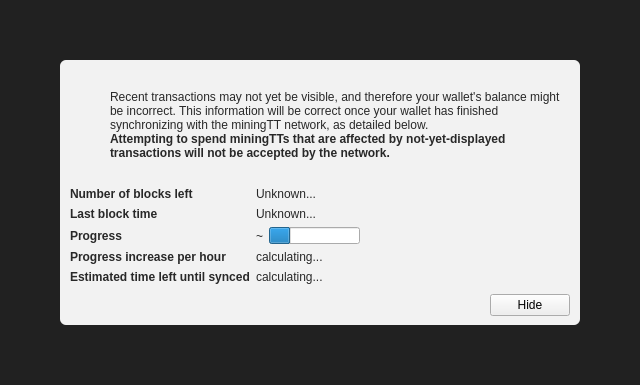
<?xml version="1.0" encoding="UTF-8"?>
<ui version="4.0">
 <class>ModalOverlay</class>
 <widget class="ModalOverlay" name="ModalOverlay">
  <property name="geometry">
   <rect>
    <x>0</x>
    <y>0</y>
    <width>640</width>
    <height>385</height>
   </rect>
  </property>
  <property name="windowTitle">
   <string>Form</string>
  </property>
  <layout class="QVBoxLayout" name="verticalLayout" stretch="0">
   <property name="sizeConstraint">
    <enum>QLayout::SetDefaultConstraint</enum>
   </property>
   <property name="leftMargin">
    <number>0</number>
   </property>
   <property name="topMargin">
    <number>0</number>
   </property>
   <property name="rightMargin">
    <number>0</number>
   </property>
   <property name="bottomMargin">
    <number>0</number>
   </property>
   <item>
    <widget class="QWidget" name="bgWidget" native="true">
     <property name="styleSheet">
      <string notr="true">#bgWidget { background: rgba(0,0,0,220); }</string>
     </property>
     <layout class="QVBoxLayout" name="verticalLayoutMain" stretch="1">
      <property name="leftMargin">
       <number>60</number>
      </property>
      <property name="topMargin">
       <number>60</number>
      </property>
      <property name="rightMargin">
       <number>60</number>
      </property>
      <property name="bottomMargin">
       <number>60</number>
      </property>
      <item>
       <widget class="QWidget" name="contentWidget" native="true">
        <property name="styleSheet">
         <string notr="true">#contentWidget { background: rgba(255,255,255,240); border-radius: 6px; }

QLabel { color: rgb(40,40,40);  }</string>
        </property>
        <layout class="QVBoxLayout" name="verticalLayoutSub" stretch="1,0,0,0">
         <property name="spacing">
          <number>0</number>
         </property>
         <property name="leftMargin">
          <number>10</number>
         </property>
         <property name="topMargin">
          <number>10</number>
         </property>
         <property name="rightMargin">
          <number>10</number>
         </property>
         <property name="bottomMargin">
          <number>10</number>
         </property>
         <item>
          <layout class="QHBoxLayout" name="horizontalLayoutIconText" stretch="0,1">
           <property name="topMargin">
            <number>20</number>
           </property>
           <item>
            <layout class="QVBoxLayout" name="verticalLayoutIcon">
             <property name="leftMargin">
              <number>0</number>
             </property>
             <item>
              <widget class="QPushButton" name="warningIcon">
               <property name="enabled">
                <bool>false</bool>
               </property>
               <property name="text">
                <string/>
               </property>
               <property name="icon">
                <iconset>
                 <normaloff>:/icons/warning</normaloff>
                 <disabledoff>:/icons/warning</disabledoff>:/icons/warning</iconset>
               </property>
               <property name="iconSize">
                <size>
                 <width>48</width>
                 <height>48</height>
                </size>
               </property>
               <property name="flat">
                <bool>true</bool>
               </property>
              </widget>
             </item>
             <item>
              <spacer name="verticalSpacerWarningIcon">
               <property name="orientation">
                <enum>Qt::Vertical</enum>
               </property>
               <property name="sizeHint" stdset="0">
                <size>
                 <width>20</width>
                 <height>40</height>
                </size>
               </property>
              </spacer>
             </item>
            </layout>
           </item>
           <item>
            <layout class="QVBoxLayout" name="verticalLayoutInfoText">
             <property name="leftMargin">
              <number>0</number>
             </property>
             <property name="topMargin">
              <number>0</number>
             </property>
             <item>
              <widget class="QLabel" name="infoText">
               <property name="text">
                <string>Recent transactions may not yet be visible, and therefore your wallet's balance might be incorrect. This information will be correct once your wallet has finished synchronizing with the miningTT network, as detailed below.</string>
               </property>
               <property name="textFormat">
                <enum>Qt::RichText</enum>
               </property>
               <property name="wordWrap">
                <bool>true</bool>
               </property>
              </widget>
             </item>
             <item>
              <widget class="QLabel" name="infoTextStrong">
               <property name="font">
                <font>
                 <weight>75</weight>
                 <bold>true</bold>
                </font>
               </property>
               <property name="text">
                <string>Attempting to spend miningTTs that are affected by not-yet-displayed transactions will not be accepted by the network.</string>
               </property>
               <property name="textFormat">
                <enum>Qt::RichText</enum>
               </property>
               <property name="wordWrap">
                <bool>true</bool>
               </property>
              </widget>
             </item>
             <item>
              <spacer name="verticalSpacerInTextSpace">
               <property name="orientation">
                <enum>Qt::Vertical</enum>
               </property>
               <property name="sizeHint" stdset="0">
                <size>
                 <width>20</width>
                 <height>40</height>
                </size>
               </property>
              </spacer>
             </item>
            </layout>
           </item>
          </layout>
         </item>
         <item>
          <spacer name="verticalSpacerAfterText">
           <property name="orientation">
            <enum>Qt::Vertical</enum>
           </property>
           <property name="sizeHint" stdset="0">
            <size>
             <width>20</width>
             <height>40</height>
            </size>
           </property>
          </spacer>
         </item>
         <item>
          <layout class="QFormLayout" name="formLayout">
           <property name="fieldGrowthPolicy">
            <enum>QFormLayout::FieldsStayAtSizeHint</enum>
           </property>
           <property name="horizontalSpacing">
            <number>6</number>
           </property>
           <property name="verticalSpacing">
            <number>6</number>
           </property>
           <property name="topMargin">
            <number>10</number>
           </property>
           <item row="0" column="0">
            <widget class="QLabel" name="labelNumberOfBlocksLeft">
             <property name="font">
              <font>
               <weight>75</weight>
               <bold>true</bold>
              </font>
             </property>
             <property name="text">
              <string>Number of blocks left</string>
             </property>
            </widget>
           </item>
           <item row="0" column="1">
            <widget class="QLabel" name="numberOfBlocksLeft">
             <property name="text">
              <string>Unknown...</string>
             </property>
            </widget>
           </item>
           <item row="1" column="0">
            <widget class="QLabel" name="labelLastBlockTime">
             <property name="font">
              <font>
               <weight>75</weight>
               <bold>true</bold>
              </font>
             </property>
             <property name="text">
              <string>Last block time</string>
             </property>
            </widget>
           </item>
           <item row="1" column="1">
            <widget class="QLabel" name="newestBlockDate">
             <property name="sizePolicy">
              <sizepolicy hsizetype="Maximum" vsizetype="Preferred">
               <horstretch>0</horstretch>
               <verstretch>0</verstretch>
              </sizepolicy>
             </property>
             <property name="text">
              <string>Unknown...</string>
             </property>
            </widget>
           </item>
           <item row="2" column="0">
            <widget class="QLabel" name="labelSyncDone">
             <property name="font">
              <font>
               <weight>75</weight>
               <bold>true</bold>
              </font>
             </property>
             <property name="text">
              <string>Progress</string>
             </property>
            </widget>
           </item>
           <item row="2" column="1">
            <layout class="QHBoxLayout" name="horizontalLayoutSync" stretch="0,1">
             <item>
              <widget class="QLabel" name="percentageProgress">
               <property name="text">
                <string notr="true">~</string>
               </property>
              </widget>
             </item>
             <item>
              <widget class="QProgressBar" name="progressBar">
               <property name="value">
                <number>24</number>
               </property>
               <property name="format">
                <string/>
               </property>
              </widget>
             </item>
            </layout>
           </item>
           <item row="4" column="0">
            <widget class="QLabel" name="labelProgressIncrease">
             <property name="font">
              <font>
               <weight>75</weight>
               <bold>true</bold>
              </font>
             </property>
             <property name="text">
              <string>Progress increase per hour</string>
             </property>
            </widget>
           </item>
           <item row="4" column="1">
            <widget class="QLabel" name="progressIncreasePerH">
             <property name="text">
              <string>calculating...</string>
             </property>
            </widget>
           </item>
           <item row="5" column="0">
            <widget class="QLabel" name="labelEstimatedTimeLeft">
             <property name="font">
              <font>
               <weight>75</weight>
               <bold>true</bold>
              </font>
             </property>
             <property name="text">
              <string>Estimated time left until synced</string>
             </property>
            </widget>
           </item>
           <item row="5" column="1">
            <widget class="QLabel" name="expectedTimeLeft">
             <property name="text">
              <string>calculating...</string>
             </property>
            </widget>
           </item>
          </layout>
         </item>
         <item>
          <layout class="QHBoxLayout" name="horizontalLayoutButtons">
           <property name="leftMargin">
            <number>10</number>
           </property>
           <property name="topMargin">
            <number>10</number>
           </property>
           <item>
            <spacer name="horizontalSpacer">
             <property name="orientation">
              <enum>Qt::Horizontal</enum>
             </property>
             <property name="sizeHint" stdset="0">
              <size>
               <width>40</width>
               <height>20</height>
              </size>
             </property>
            </spacer>
           </item>
           <item>
            <widget class="QPushButton" name="closeButton">
             <property name="text">
              <string>Hide</string>
             </property>
            </widget>
           </item>
          </layout>
         </item>
        </layout>
       </widget>
      </item>
     </layout>
    </widget>
   </item>
  </layout>
 </widget>
 <customwidgets>
  <customwidget>
   <class>ModalOverlay</class>
   <extends>QWidget</extends>
   <header>modaloverlay.h</header>
   <container>1</container>
  </customwidget>
 </customwidgets>
 <resources/>
 <connections/>
</ui>
